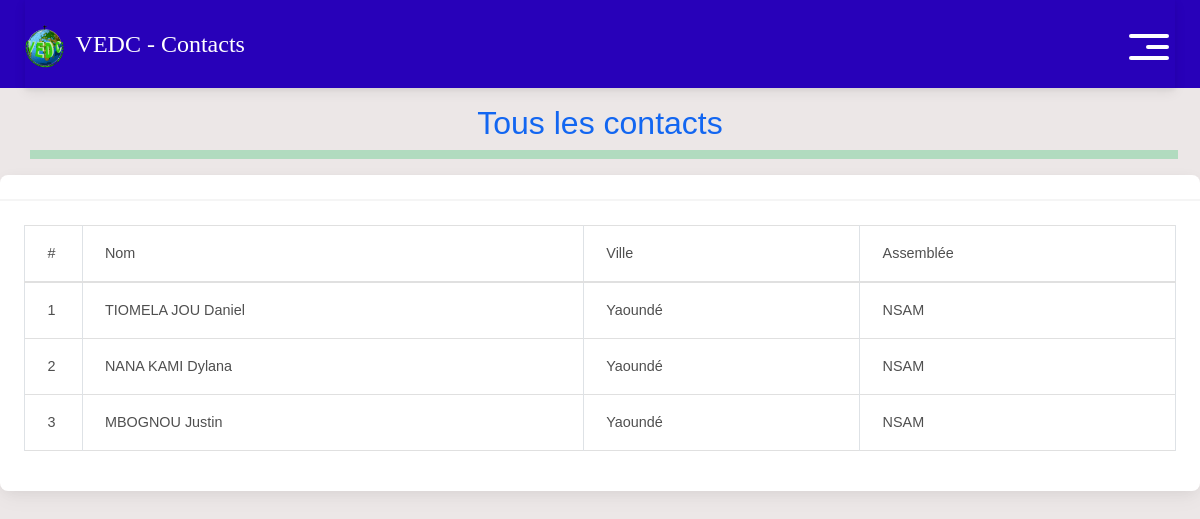
/all_contacts/, run on an earlier commit of the app's database.
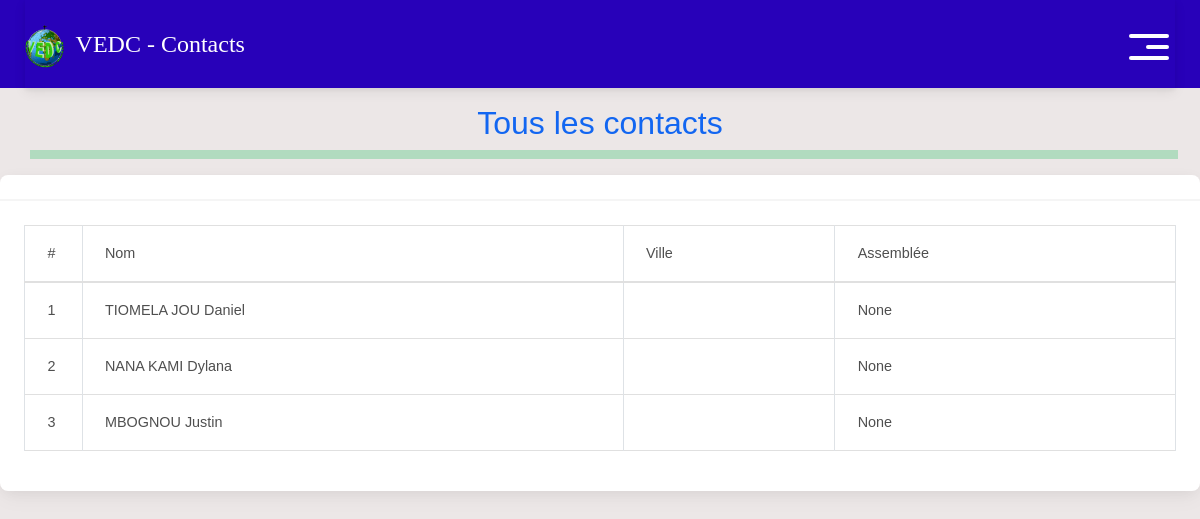
And on a later commit of the database.
### users/models.py (models this page shows)
class Personne(models.Model):
    assemblee = models.ForeignKey('main.Assemblee',  on_delete=models.SET_NULL, null = True, blank = True, help_text = "Si votre assemblée n'est pas disponible contactez votre encadreur")
    user = models.ForeignKey(User, on_delete=models.CASCADE)
    is_encadreur = models.BooleanField(default=False, null = True)
    is_encadreur = models.BooleanField(default=False, null = True)
    def __str__(self):
        non = str(self.user.last_name)
        prenom = str(self.user.first_name)
        return non.upper() + ' ' + prenom.capitalize()

### main/models.py (models this page shows, shortened)
class Assemblee(models.Model):
    SRVT = 'Serviteur'
    PAST = 'Pasteur'
    DPT = 'Délégué Pastoral'
    DIACRE = 'Diacre'
    ENCADREUR_CHOICE = [
        (SRVT, 'Serviteur'),
        (PAST, 'Pasteur'),
        (DPT, 'Délégué Pastoral'),
        (DIACRE, 'Diacre'),
    ]
    Nom_assemblee = models.CharField(max_length=80)
    Encadreur = models.ForeignKey(User, related_name = 'Encandreur', on_delete=models.SET_NULL, blank = True, null =True)
    Type_encadreur = models.CharField(choices = ENCADREUR_CHOICE, max_length=50, default = SRVT)
    coordonnees_localisation = models.TextField(null = True, blank = True)
    pays = models.CharField( max_length=8)
    ville = models.CharField( max_length=50)
    Quartier = models.CharField(max_length=50, null = True, blank = True)
    CONTINENT_CHOICES = (
        ('Amérique','Amérique'),
        ('Afrique','Afrique'),
        ('Europe','Europe'),
        ('Asie','Asie'),
    )
    Continent = models.CharField (max_length=50, default = 'Afrique', choices = CONTINENT_CHOICES )
    Latitude = models.FloatField(null = True, blank = True)
    Longitude = models.FloatField(null = True,blank = True)
    link = ''
    def __str__(self):
        return self.Nom_assemblee

### main/views.py (the view)
# urls.py: path("all_contacts/", views.all_contacts, name="all_contacts"),
def all_contacts(request):
    context = {}
    all_contact = Personne.objects.all()
    context['all_contact'] = all_contact
    return render(request, 'all_contacts.html', context)

### templates/all_contacts.html (shortened to what this page needs)
{% extends "base.html" %}
{% block content %}
    <div class="container">
        <div class="row">
            <h2 class="text-center mt-3 text-primary"> Tous les contacts </h2>
            <hr class="text-success p-1">
        </div>
    </div>
    <div class="card">
        <div class="card-header">
        </div>
        <div class="card-body">
            <table id="studenttable" class="table table-bordered table-hover" data-page-length='100'>
                <thead class="thead-light">
                    <tr>
                        <td width="5%">#</td>
                        <td>Nom</td>
                        <td>Ville</td>
                        <td>Assemblée</td>
                    </tr>
                </thead>
                <tbody>
                    {% for item in all_contact %}
                            <div class="div">
                                <tr data-href="{% url 'user_details' item.user.id%}?back=all_contacts">
                                <td>{{forloop.counter}}</td>
                                <td>{{item}}</td>
                                <td>{{item.assemblee.ville}}</td>
                                <td>{{item.assemblee}}</td>
                                </tr>
                            </div>
                        {% endfor %}
                </tbody>
            </table>
        </div>
    </div>
{% endblock content %}

What changed in the data, as far as the page shows it:
changed Personne "TIOMELA JOU Daniel": assemblee "NSAM" → "None"; assemblee.ville "Yaoundé" → (not shown)
changed Personne "NANA KAMI Dylana": assemblee "NSAM" → "None"; assemblee.ville "Yaoundé" → (not shown)
changed Personne "MBOGNOU Justin": assemblee "NSAM" → "None"; assemblee.ville "Yaoundé" → (not shown)
